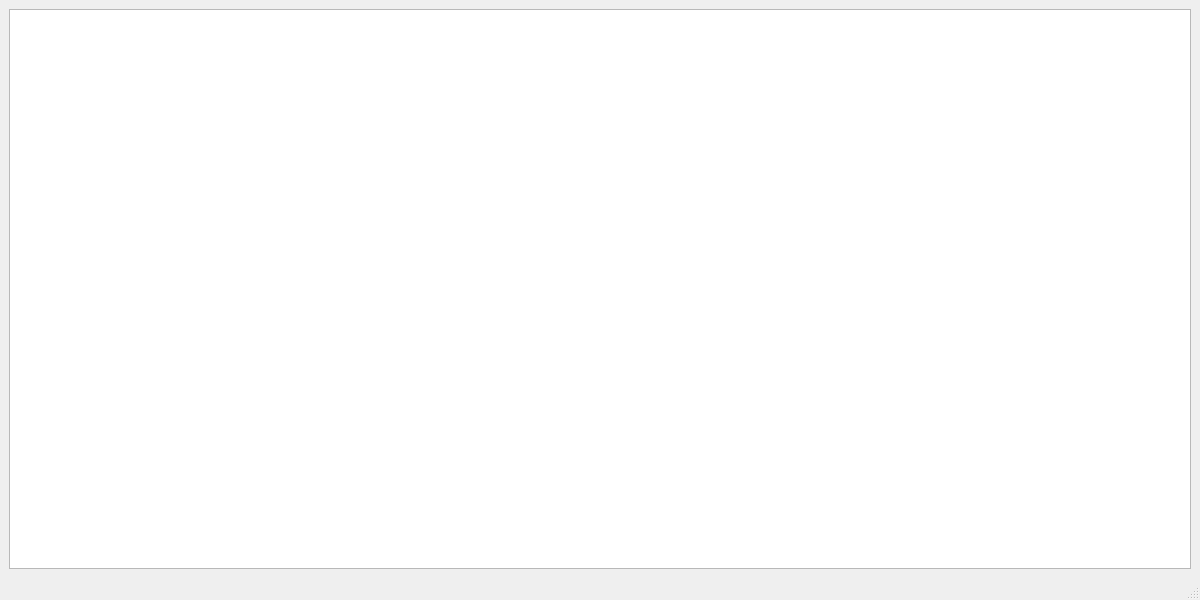
<?xml version="1.0" encoding="UTF-8"?>
<ui version="4.0">
 <class>test001</class>
 <widget class="QMainWindow" name="test001">
  <property name="geometry">
   <rect>
    <x>0</x>
    <y>0</y>
    <width>1200</width>
    <height>600</height>
   </rect>
  </property>
  <property name="windowTitle">
   <string>test001</string>
  </property>
  <widget class="QWidget" name="centralwidget">
   <layout class="QGridLayout" name="gridLayout">
    <item row="0" column="0">
     <widget class="QGraphicsView" name="graphicsView"/>
    </item>
   </layout>
  </widget>
  <widget class="QMenuBar" name="menubar">
   <property name="geometry">
    <rect>
     <x>0</x>
     <y>0</y>
     <width>1282</width>
     <height>22</height>
    </rect>
   </property>
  </widget>
  <widget class="QStatusBar" name="statusbar"/>
 </widget>
 <resources/>
 <connections/>
</ui>
